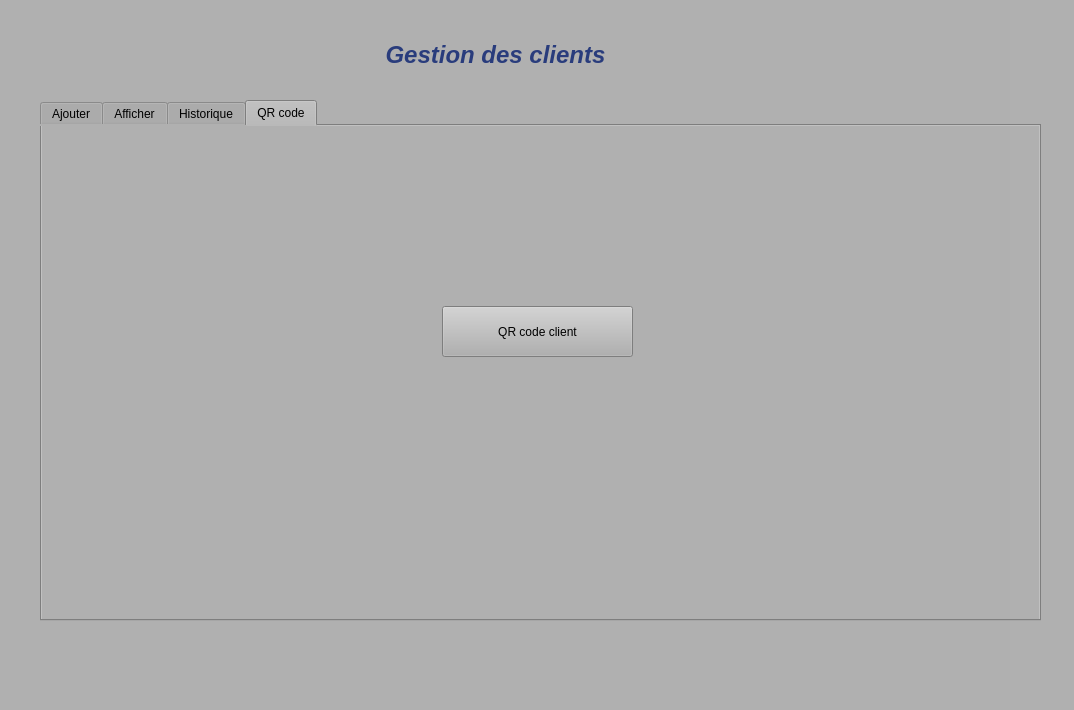
<?xml version="1.0" encoding="UTF-8"?>
<ui version="4.0">
 <class>MainWindow</class>
 <widget class="QMainWindow" name="MainWindow">
  <property name="geometry">
   <rect>
    <x>0</x>
    <y>0</y>
    <width>1074</width>
    <height>710</height>
   </rect>
  </property>
  <property name="windowTitle">
   <string>MainWindow</string>
  </property>
  <property name="styleSheet">
   <string notr="true">background-color: rgb(176, 176, 176);</string>
  </property>
  <widget class="QWidget" name="centralwidget">
   <widget class="QLabel" name="label">
    <property name="geometry">
     <rect>
      <x>330</x>
      <y>30</y>
      <width>331</width>
      <height>51</height>
     </rect>
    </property>
    <property name="text">
     <string>&lt;html&gt;&lt;head/&gt;&lt;body&gt;&lt;p align=&quot;center&quot;&gt;&lt;span style=&quot; font-size:18pt; font-weight:700; font-style:italic; color:#293c7c;&quot;&gt;Gestion des clients&lt;/span&gt;&lt;/p&gt;&lt;/body&gt;&lt;/html&gt;</string>
    </property>
   </widget>
   <widget class="QTabWidget" name="tabWidget">
    <property name="geometry">
     <rect>
      <x>40</x>
      <y>100</y>
      <width>1001</width>
      <height>521</height>
     </rect>
    </property>
    <property name="styleSheet">
     <string notr="true">font: 9pt &quot;Segoe UI&quot;;</string>
    </property>
    <property name="currentIndex">
     <number>3</number>
    </property>
    <widget class="QWidget" name="tab">
     <attribute name="title">
      <string>Ajouter</string>
     </attribute>
     <widget class="QLabel" name="label_2">
      <property name="geometry">
       <rect>
        <x>30</x>
        <y>30</y>
        <width>171</width>
        <height>41</height>
       </rect>
      </property>
      <property name="text">
       <string>&lt;html&gt;&lt;head/&gt;&lt;body&gt;&lt;p align=&quot;center&quot;&gt;&lt;span style=&quot; font-size:12pt; font-style:italic; color:#3d49b9;&quot;&gt;ID&lt;/span&gt;&lt;/p&gt;&lt;/body&gt;&lt;/html&gt;</string>
      </property>
     </widget>
     <widget class="QLabel" name="label_3">
      <property name="geometry">
       <rect>
        <x>30</x>
        <y>120</y>
        <width>181</width>
        <height>41</height>
       </rect>
      </property>
      <property name="text">
       <string>&lt;html&gt;&lt;head/&gt;&lt;body&gt;&lt;p align=&quot;center&quot;&gt;&lt;span style=&quot; font-size:12pt; font-style:italic; color:#3f57be;&quot;&gt;Nom&lt;/span&gt;&lt;/p&gt;&lt;/body&gt;&lt;/html&gt;</string>
      </property>
     </widget>
     <widget class="QLabel" name="label_4">
      <property name="geometry">
       <rect>
        <x>20</x>
        <y>200</y>
        <width>181</width>
        <height>41</height>
       </rect>
      </property>
      <property name="text">
       <string>&lt;html&gt;&lt;head/&gt;&lt;body&gt;&lt;p align=&quot;center&quot;&gt;&lt;span style=&quot; font-size:12pt; color:#4550af;&quot;&gt;Prenom&lt;/span&gt;&lt;/p&gt;&lt;/body&gt;&lt;/html&gt;</string>
      </property>
     </widget>
     <widget class="QLabel" name="label_5">
      <property name="geometry">
       <rect>
        <x>22</x>
        <y>279</y>
        <width>181</width>
        <height>51</height>
       </rect>
      </property>
      <property name="text">
       <string>&lt;html&gt;&lt;head/&gt;&lt;body&gt;&lt;p align=&quot;center&quot;&gt;&lt;span style=&quot; font-size:12pt; color:#4757b6;&quot;&gt;Téléphone&lt;/span&gt;&lt;/p&gt;&lt;/body&gt;&lt;/html&gt;</string>
      </property>
     </widget>
     <widget class="QLabel" name="label_6">
      <property name="geometry">
       <rect>
        <x>22</x>
        <y>349</y>
        <width>181</width>
        <height>51</height>
       </rect>
      </property>
      <property name="text">
       <string>&lt;html&gt;&lt;head/&gt;&lt;body&gt;&lt;p align=&quot;center&quot;&gt;&lt;span style=&quot; font-size:12pt; color:#495ab8;&quot;&gt;Email&lt;/span&gt;&lt;/p&gt;&lt;/body&gt;&lt;/html&gt;</string>
      </property>
     </widget>
     <widget class="QLabel" name="label_7">
      <property name="geometry">
       <rect>
        <x>22</x>
        <y>429</y>
        <width>181</width>
        <height>41</height>
       </rect>
      </property>
      <property name="text">
       <string>&lt;html&gt;&lt;head/&gt;&lt;body&gt;&lt;p align=&quot;center&quot;&gt;&lt;span style=&quot; font-size:12pt; color:#495fb0;&quot;&gt;Adresse&lt;/span&gt;&lt;/p&gt;&lt;/body&gt;&lt;/html&gt;</string>
      </property>
     </widget>
     <widget class="QLineEdit" name="lineEdit">
      <property name="geometry">
       <rect>
        <x>270</x>
        <y>30</y>
        <width>331</width>
        <height>51</height>
       </rect>
      </property>
     </widget>
     <widget class="QLineEdit" name="lineEdit_2">
      <property name="geometry">
       <rect>
        <x>270</x>
        <y>100</y>
        <width>331</width>
        <height>51</height>
       </rect>
      </property>
     </widget>
     <widget class="QLineEdit" name="lineEdit_3">
      <property name="geometry">
       <rect>
        <x>270</x>
        <y>180</y>
        <width>331</width>
        <height>51</height>
       </rect>
      </property>
     </widget>
     <widget class="QLineEdit" name="lineEdit_4">
      <property name="geometry">
       <rect>
        <x>270</x>
        <y>250</y>
        <width>331</width>
        <height>51</height>
       </rect>
      </property>
     </widget>
     <widget class="QLineEdit" name="lineEdit_5">
      <property name="geometry">
       <rect>
        <x>270</x>
        <y>330</y>
        <width>331</width>
        <height>51</height>
       </rect>
      </property>
     </widget>
     <widget class="QLineEdit" name="lineEdit_6">
      <property name="geometry">
       <rect>
        <x>270</x>
        <y>400</y>
        <width>331</width>
        <height>51</height>
       </rect>
      </property>
     </widget>
     <widget class="QPushButton" name="pushButton_5">
      <property name="geometry">
       <rect>
        <x>752</x>
        <y>180</y>
        <width>131</width>
        <height>41</height>
       </rect>
      </property>
      <property name="styleSheet">
       <string notr="true">font: 10pt &quot;Segoe UI&quot;;</string>
      </property>
      <property name="text">
       <string>validé</string>
      </property>
      <property name="icon">
       <iconset>
        <normaloff>../../Pictures/gradient-bright-green-rounded-square-check-mark-shiny-button-3d-free-png.webp</normaloff>../../Pictures/gradient-bright-green-rounded-square-check-mark-shiny-button-3d-free-png.webp</iconset>
      </property>
     </widget>
     <widget class="QPushButton" name="pushButton_6">
      <property name="geometry">
       <rect>
        <x>750</x>
        <y>260</y>
        <width>131</width>
        <height>41</height>
       </rect>
      </property>
      <property name="styleSheet">
       <string notr="true">font: 10pt &quot;Segoe UI&quot;;</string>
      </property>
      <property name="text">
       <string>invalid</string>
      </property>
      <property name="icon">
       <iconset>
        <normaloff>../../Pictures/supp.webp</normaloff>../../Pictures/supp.webp</iconset>
      </property>
     </widget>
    </widget>
    <widget class="QWidget" name="tab_2">
     <attribute name="title">
      <string>Afficher</string>
     </attribute>
     <widget class="QPushButton" name="pushButton">
      <property name="geometry">
       <rect>
        <x>102</x>
        <y>40</y>
        <width>131</width>
        <height>41</height>
       </rect>
      </property>
      <property name="text">
       <string>Rechercher</string>
      </property>
      <property name="icon">
       <iconset>
        <normaloff>../../Pictures/OIP.webp</normaloff>../../Pictures/OIP.webp</iconset>
      </property>
     </widget>
     <widget class="QPushButton" name="pushButton_2">
      <property name="geometry">
       <rect>
        <x>280</x>
        <y>40</y>
        <width>131</width>
        <height>41</height>
       </rect>
      </property>
      <property name="text">
       <string>Trier</string>
      </property>
      <property name="icon">
       <iconset>
        <normaloff>../../Pictures/download-icon-classy-splash-blue-round-button-illustration-270938615.webp</normaloff>../../Pictures/download-icon-classy-splash-blue-round-button-illustration-270938615.webp</iconset>
      </property>
     </widget>
     <widget class="QPushButton" name="pushButton_3">
      <property name="geometry">
       <rect>
        <x>480</x>
        <y>40</y>
        <width>131</width>
        <height>41</height>
       </rect>
      </property>
      <property name="text">
       <string>Exporter PDF</string>
      </property>
      <property name="icon">
       <iconset>
        <normaloff>../../Pictures/OIP (1).webp</normaloff>../../Pictures/OIP (1).webp</iconset>
      </property>
     </widget>
     <widget class="QPushButton" name="pushButton_4">
      <property name="geometry">
       <rect>
        <x>840</x>
        <y>210</y>
        <width>121</width>
        <height>41</height>
       </rect>
      </property>
      <property name="text">
       <string>Modifier</string>
      </property>
      <property name="icon">
       <iconset>
        <normaloff>../../Pictures/edit-symbol-icon-monogram-blue-colors-crystal-design-illustration-image-edit-button-symbol-icon-monogram-179562562.webp</normaloff>../../Pictures/edit-symbol-icon-monogram-blue-colors-crystal-design-illustration-image-edit-button-symbol-icon-monogram-179562562.webp</iconset>
      </property>
     </widget>
     <widget class="QPushButton" name="pushButton_7">
      <property name="geometry">
       <rect>
        <x>850</x>
        <y>300</y>
        <width>121</width>
        <height>41</height>
       </rect>
      </property>
      <property name="text">
       <string>Supprimer</string>
      </property>
      <property name="icon">
       <iconset>
        <normaloff>../../Pictures/OIP (2).webp</normaloff>../../Pictures/OIP (2).webp</iconset>
      </property>
     </widget>
     <widget class="QTableWidget" name="tableWidget">
      <property name="geometry">
       <rect>
        <x>10</x>
        <y>170</y>
        <width>761</width>
        <height>301</height>
       </rect>
      </property>
      <row/>
      <row/>
      <row/>
      <row/>
      <row/>
      <row/>
      <column>
       <property name="text">
        <string>ID</string>
       </property>
      </column>
      <column>
       <property name="text">
        <string>Nom</string>
       </property>
      </column>
      <column>
       <property name="text">
        <string>Prenom</string>
       </property>
      </column>
      <column>
       <property name="text">
        <string>Téléphone</string>
       </property>
      </column>
      <column>
       <property name="text">
        <string>Email</string>
       </property>
      </column>
      <column>
       <property name="text">
        <string>Adresse</string>
       </property>
      </column>
     </widget>
     <widget class="QPushButton" name="pushButton_19">
      <property name="geometry">
       <rect>
        <x>690</x>
        <y>40</y>
        <width>131</width>
        <height>41</height>
       </rect>
      </property>
      <property name="text">
       <string>Statistique</string>
      </property>
     </widget>
    </widget>
    <widget class="QWidget" name="tab_3">
     <attribute name="title">
      <string>Historique</string>
     </attribute>
     <widget class="QPushButton" name="pushButton_8">
      <property name="geometry">
       <rect>
        <x>830</x>
        <y>40</y>
        <width>131</width>
        <height>41</height>
       </rect>
      </property>
      <property name="text">
       <string>Exporter PDF</string>
      </property>
      <property name="icon">
       <iconset>
        <normaloff>../../Pictures/OIP (1).webp</normaloff>../../Pictures/OIP (1).webp</iconset>
      </property>
     </widget>
     <widget class="QPushButton" name="pushButton_9">
      <property name="geometry">
       <rect>
        <x>30</x>
        <y>40</y>
        <width>131</width>
        <height>41</height>
       </rect>
      </property>
      <property name="text">
       <string>Statistique</string>
      </property>
     </widget>
     <widget class="QLabel" name="label_8">
      <property name="geometry">
       <rect>
        <x>210</x>
        <y>140</y>
        <width>161</width>
        <height>31</height>
       </rect>
      </property>
      <property name="text">
       <string>&lt;html&gt;&lt;head/&gt;&lt;body&gt;&lt;p align=&quot;center&quot;&gt;&lt;span style=&quot; font-size:11pt; color:#1d224f;&quot;&gt;Date&lt;/span&gt;&lt;/p&gt;&lt;/body&gt;&lt;/html&gt;</string>
      </property>
     </widget>
     <widget class="QLabel" name="label_9">
      <property name="geometry">
       <rect>
        <x>210</x>
        <y>230</y>
        <width>161</width>
        <height>31</height>
       </rect>
      </property>
      <property name="text">
       <string>&lt;html&gt;&lt;head/&gt;&lt;body&gt;&lt;p align=&quot;center&quot;&gt;&lt;span style=&quot; font-size:11pt; color:#282c54;&quot;&gt;Service&lt;/span&gt;&lt;/p&gt;&lt;/body&gt;&lt;/html&gt;</string>
      </property>
     </widget>
     <widget class="QLabel" name="label_10">
      <property name="geometry">
       <rect>
        <x>200</x>
        <y>320</y>
        <width>161</width>
        <height>31</height>
       </rect>
      </property>
      <property name="text">
       <string>&lt;html&gt;&lt;head/&gt;&lt;body&gt;&lt;p align=&quot;center&quot;&gt;&lt;span style=&quot; font-size:11pt; color:#1b203f;&quot;&gt;Employee&lt;/span&gt;&lt;/p&gt;&lt;/body&gt;&lt;/html&gt;</string>
      </property>
     </widget>
     <widget class="QLineEdit" name="lineEdit_13">
      <property name="geometry">
       <rect>
        <x>490</x>
        <y>140</y>
        <width>221</width>
        <height>41</height>
       </rect>
      </property>
     </widget>
     <widget class="QLineEdit" name="lineEdit_14">
      <property name="geometry">
       <rect>
        <x>490</x>
        <y>230</y>
        <width>221</width>
        <height>41</height>
       </rect>
      </property>
     </widget>
     <widget class="QLineEdit" name="lineEdit_15">
      <property name="geometry">
       <rect>
        <x>490</x>
        <y>320</y>
        <width>221</width>
        <height>41</height>
       </rect>
      </property>
     </widget>
    </widget>
    <widget class="QWidget" name="tab_7">
     <attribute name="title">
      <string>QR code</string>
     </attribute>
     <widget class="QPushButton" name="pushButton_20">
      <property name="geometry">
       <rect>
        <x>400</x>
        <y>180</y>
        <width>191</width>
        <height>51</height>
       </rect>
      </property>
      <property name="text">
       <string>QR code client</string>
      </property>
      <property name="icon">
       <iconset>
        <normaloff>../../Pictures/OIP (3).webp</normaloff>../../Pictures/OIP (3).webp</iconset>
      </property>
     </widget>
    </widget>
   </widget>
  </widget>
  <widget class="QMenuBar" name="menubar">
   <property name="geometry">
    <rect>
     <x>0</x>
     <y>0</y>
     <width>1074</width>
     <height>26</height>
    </rect>
   </property>
  </widget>
  <widget class="QStatusBar" name="statusbar"/>
 </widget>
 <resources/>
 <connections/>
</ui>
